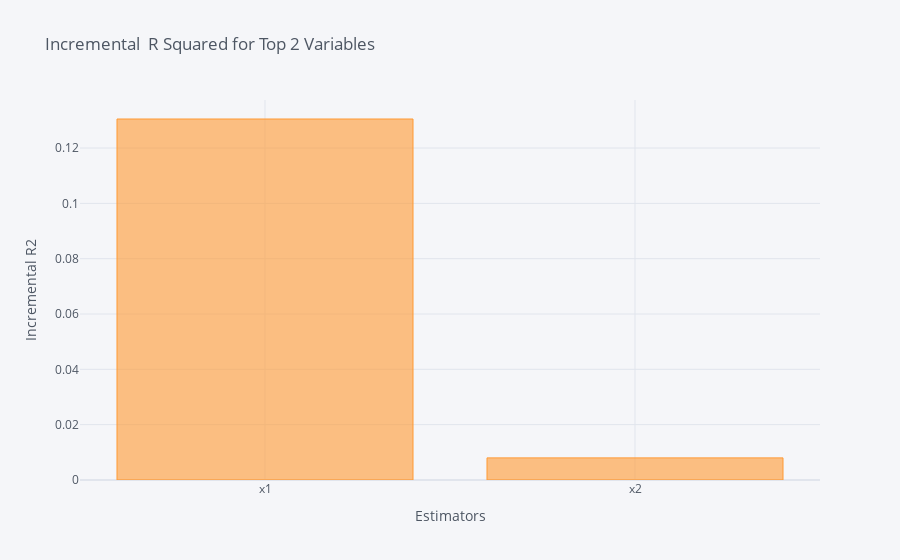
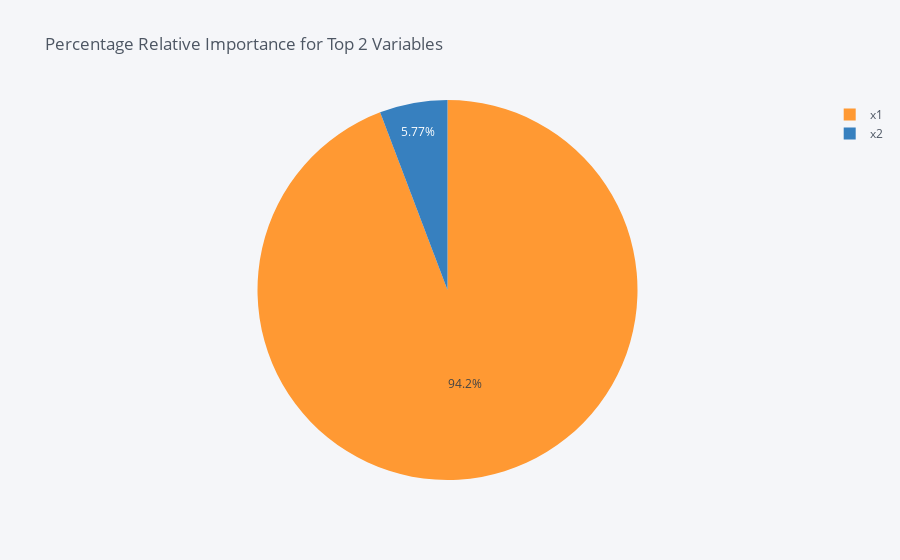

Notebook cell for these charts, in order:
### Code cell
imp = RelativeImportance.relativeImp()
imp = list(imp.values())
print("The importance for every dimension:")
print(imp)

### Figure 1 — Plotly figure (JSON) as saved in the notebook; plotly's stock layout.template omitted (floating-point values rounded to 4 significant figures)
{"data": [{"marker": {"color": "rgba(255, 153, 51, 0.6)", "line": {"color": "rgba(255, 153, 51, 1.0)", "width": 1}}, "name": "incremental_r2", "orientation": "v", "text": "", "type": "bar", "x": ["x1", "x2"], "y": [0.1305, 0.007992]}], "layout": {"legend": {"bgcolor": "#F5F6F9", "font": {"color": "#4D5663"}}, "paper_bgcolor": "#F5F6F9", "plot_bgcolor": "#F5F6F9", "title": {"font": {"color": "#4D5663"}, "text": "Incremental  R Squared for Top 2 Variables "}, "xaxis": {"gridcolor": "#E1E5ED", "showgrid": true, "tickfont": {"color": "#4D5663"}, "title": {"font": {"color": "#4D5663"}, "text": "Estimators"}, "zerolinecolor": "#E1E5ED"}, "yaxis": {"gridcolor": "#E1E5ED", "showgrid": true, "tickfont": {"color": "#4D5663"}, "title": {"font": {"color": "#4D5663"}, "text": "Incremental R2"}, "zerolinecolor": "#E1E5ED"}}}

### Figure 2 — Plotly figure (JSON) as saved in the notebook; plotly's stock layout.template omitted (floating-point values rounded to 4 significant figures)
{"data": [{"labels": ["x1", "x2"], "marker": {"colors": ["rgba(255, 153, 51, 1.0)", "rgba(55, 128, 191, 1.0)"]}, "name": "", "type": "pie", "values": [94.23, 5.771]}], "layout": {"legend": {"bgcolor": "#F5F6F9", "font": {"color": "#4D5663"}}, "paper_bgcolor": "#F5F6F9", "plot_bgcolor": "#F5F6F9", "title": {"font": {"color": "#4D5663"}, "text": "Percentage Relative Importance for Top 2 Variables "}}}
